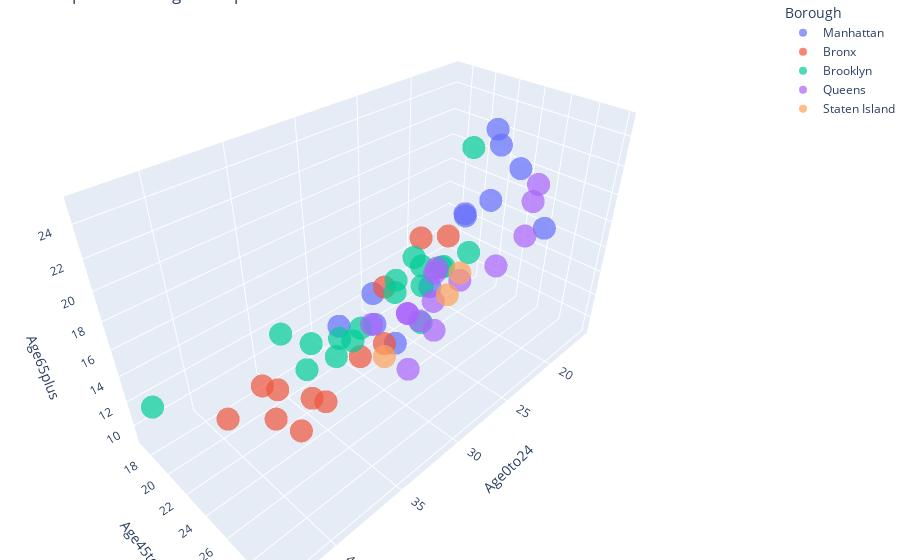

Notebook code cell kept with this figure:
### Code cell
import plotly.express as px

#Making a new category of age ranges 0-24
df['Age0to24'] = 0
for x in range(0,len(df)):
    df['Age0to24'][x]=df['Age0to17'][x]+df['Age18to24'][x]

fig = px.scatter_3d(df, x='Age0to24', y='Age45to64', z='Age65plus',
              color='Borough', opacity=0.7, title="Proportions of Age Groups")
fig.update_layout(margin=dict(l=0, r=0, b=0, t=0))
fig.show()

### Figure 1 — Plotly figure (JSON) as saved in the notebook; plotly's stock layout.template omitted (floating-point values rounded to 4 significant figures)
{"data": [{"hovertemplate": "Borough=Manhattan<br>Age0to24=%{x}<br>Age45to64=%{y}<br>Age65plus=%{z}<extra></extra>", "legendgroup": "Manhattan", "marker": {"color": "#636efa", "opacity": 0.7, "symbol": "circle"}, "mode": "markers", "name": "Manhattan", "scene": "scene", "showlegend": true, "type": "scatter3d", "x": [26, 20, 24, 16, 20, 18, 20, 20, 32, 29, 30, 27], "y": [19, 24, 25, 26, 22, 23, 26, 24, 22, 24, 23, 25], "z": [9, 19, 20, 16, 17, 22, 22, 24, 14, 12, 16, 16]}, {"hovertemplate": "Borough=Bronx<br>Age0to24=%{x}<br>Age45to64=%{y}<br>Age65plus=%{z}<extra></extra>", "legendgroup": "Bronx", "marker": {"color": "#EF553B", "opacity": 0.7, "symbol": "circle"}, "mode": "markers", "name": "Bronx", "scene": "scene", "showlegend": true, "type": "scatter3d", "x": [38, 37, 38, 36, 37, 40, 35, 28, 33, 28, 30, 32], "y": [22, 22, 23, 24, 24, 21, 24, 25, 25, 27, 24, 26], "z": [13, 12, 11, 12, 10, 11, 11, 20, 14, 21, 17, 15]}, {"hovertemplate": "Borough=Brooklyn<br>Age0to24=%{x}<br>Age45to64=%{y}<br>Age65plus=%{z}<extra></extra>", "legendgroup": "Brooklyn", "marker": {"color": "#00cc96", "opacity": 0.7, "symbol": "circle"}, "mode": "markers", "name": "Brooklyn", "scene": "scene", "showlegend": true, "type": "scatter3d", "x": [33, 23, 32, 34, 34, 22, 30, 27, 29, 26, 27, 43, 25, 32, 29, 35, 26, 30], "y": [17, 20, 22, 21, 24, 20, 21, 22, 24, 25, 26, 18, 26, 24, 26, 23, 27, 27], "z": [11, 14, 13, 11, 14, 11, 11, 14, 17, 17, 18, 12, 25, 15, 19, 15, 19, 16]}, {"hovertemplate": "Borough=Queens<br>Age0to24=%{x}<br>Age45to64=%{y}<br>Age65plus=%{z}<extra></extra>", "legendgroup": "Queens", "marker": {"color": "#ab63fa", "opacity": 0.7, "symbol": "circle"}, "mode": "markers", "name": "Queens", "scene": "scene", "showlegend": true, "type": "scatter3d", "x": [24, 24, 29, 29, 29, 21, 23, 29, 31, 30, 25, 29, 26, 33], "y": [23, 25, 25, 25, 26, 28, 29, 27, 27, 28, 30, 27, 29, 26], "z": [15, 15, 15, 15, 15, 22, 22, 19, 13, 16, 21, 17, 19, 17]}, {"hovertemplate": "Borough=Staten Island<br>Age0to24=%{x}<br>Age45to64=%{y}<br>Age65plus=%{z}<extra></extra>", "legendgroup": "Staten Island", "marker": {"color": "#FFA15A", "opacity": 0.7, "symbol": "circle"}, "mode": "markers", "name": "Staten Island", "scene": "scene", "showlegend": true, "type": "scatter3d", "x": [32, 28, 29], "y": [26, 28, 28], "z": [14, 19, 18]}], "layout": {"legend": {"title": {"text": "Borough"}, "tracegroupgap": 0}, "margin": {"b": 0, "l": 0, "r": 0, "t": 0}, "scene": {"domain": {"x": [0, 1], "y": [0, 1]}, "xaxis": {"title": {"text": "Age0to24"}}, "yaxis": {"title": {"text": "Age45to64"}}, "zaxis": {"title": {"text": "Age65plus"}}}, "title": {"text": "Proportions of Age Groups"}}}
